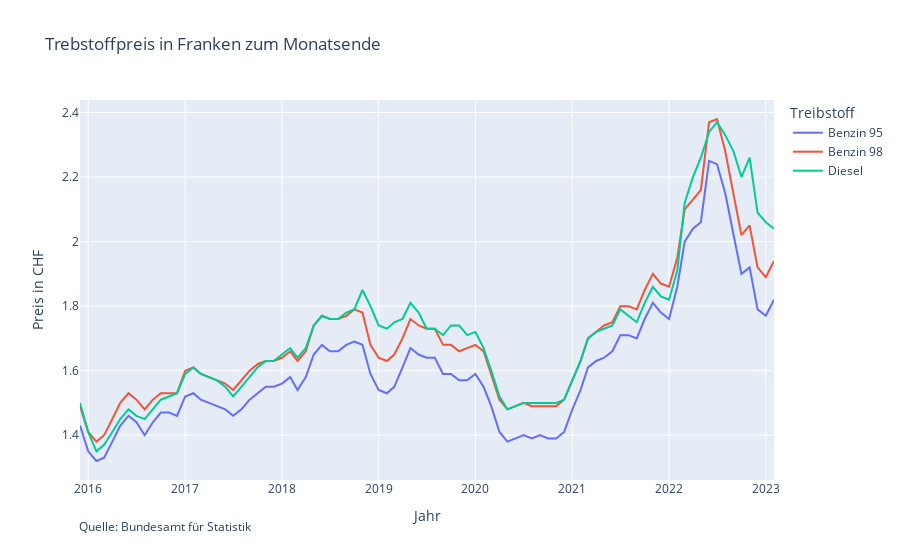
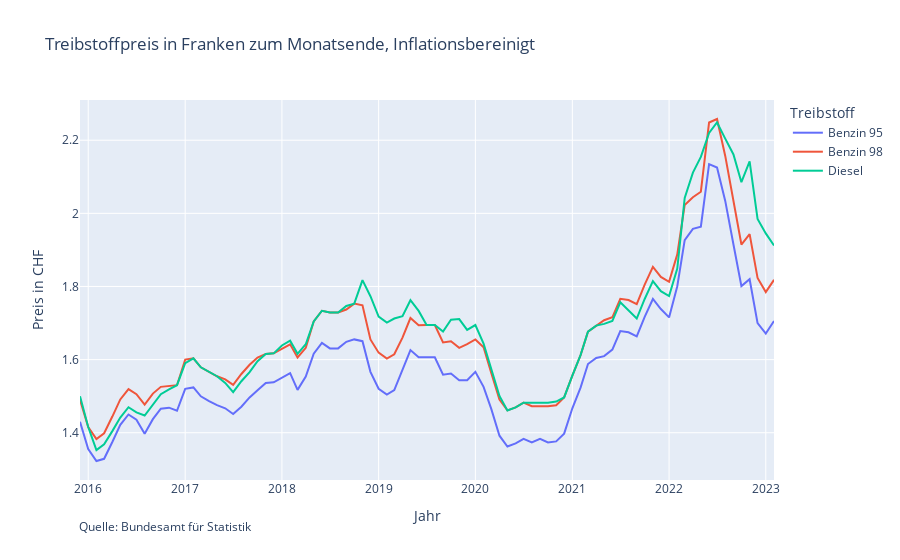
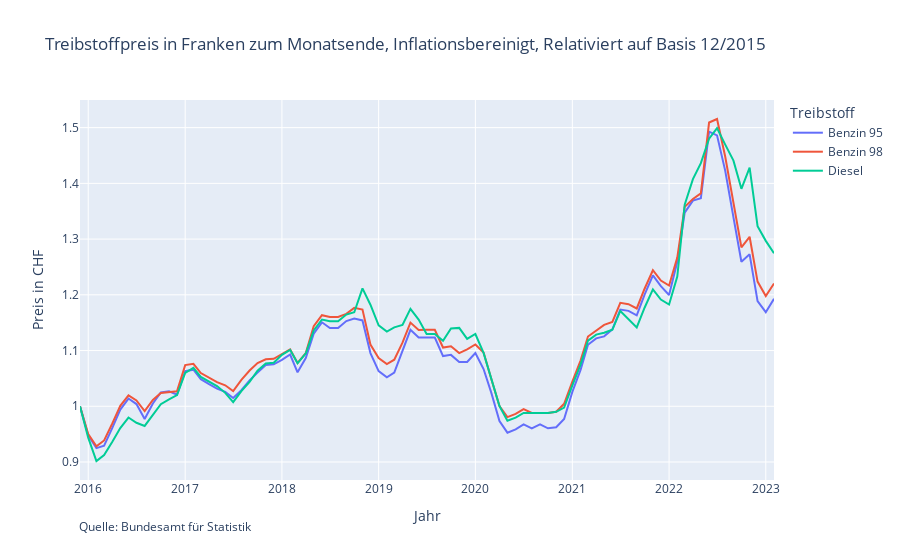

Notebook code for these charts, in order:
### Code cell
plot(df_monat, "Monat", "Bleifrei 95", "Bleifrei 98", "Diesel", "Trebstoffpreis in Franken zum Monatsende")

plot(df_monat, "Monat",  'Bleifrei 95 / LIK ', 'Bleifrei 98 / LIK', 'Diesel / LIK', "Treibstoffpreis in Franken zum Monatsende, Inflationsbereinigt")

plot(df_monat, "Monat", 'Bleifrei 95 / LIK - Basis 12/2015', 'Bleifrei 98 / LIK - Basis 12/2015', 'Diesel / LIK - Basis 12/2015', "Treibstoffpreis in Franken zum Monatsende, Inflationsbereinigt, Relativiert auf Basis 12/2015")
